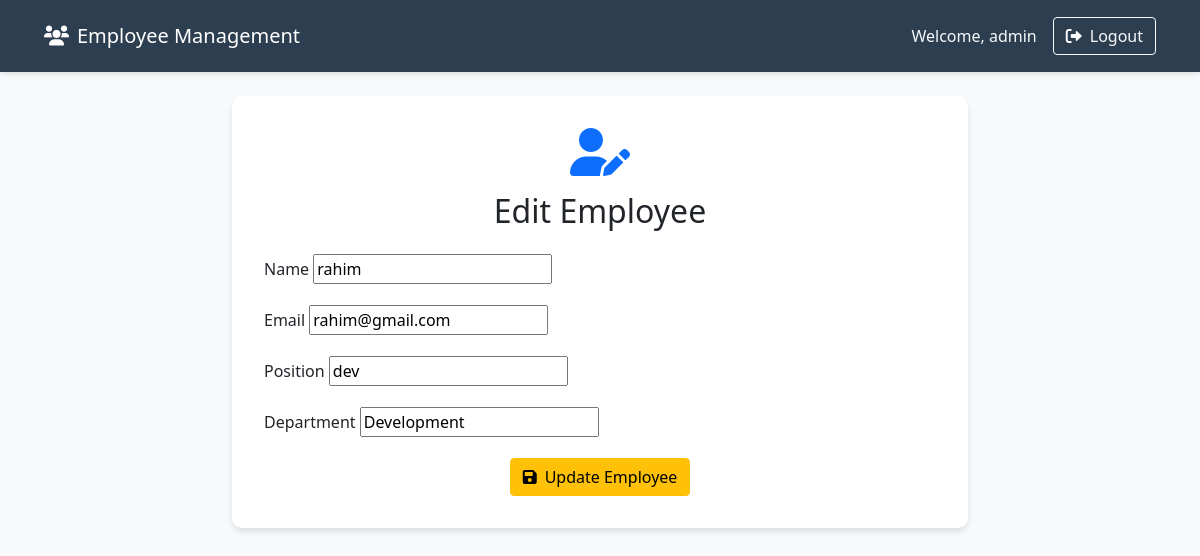
Page /employees/edit/5/ (signed in) on the committed database.
### employees/models.py (models this page shows, shortened)
class Employee(models.Model):
    name = models.CharField(max_length=100)
    email = models.EmailField(unique=True)
    position = models.CharField(max_length=100)
    department = models.CharField(max_length=100)
    date_joined = models.DateField(auto_now_add=True)

### employees/views.py (the view)
# urls.py: path('employees/edit/<int:pk>/', views.edit_employee, name='edit_employee'),
@login_required
def edit_employee(request, pk):
    employee = get_object_or_404(Employee, pk=pk)
    if request.method == 'POST':
        form = EmployeeForm(request.POST, instance=employee)
        if form.is_valid():
            form.save()
            return redirect('employee_list')
    else:
        form = EmployeeForm(instance=employee)
    return render(request, 'employees/edit_employee.html', {'form': form})

### employees/forms.py
class EmployeeForm(forms.ModelForm):
    class Meta:
        model = Employee
        fields = ['name', 'email', 'position', 'department']

### employees/templates/employees/edit_employee.html (shortened to what this page needs)
{% extends 'employees/base.html' %}
{% block content %}
<div class="row justify-content-center">
    <div class="col-md-8">
        <div class="form-container">
            <div class="text-center mb-4">
                <i class="fas fa-user-edit fa-3x text-primary"></i>
                <h2 class="mt-3">Edit Employee</h2>
            </div>
            <form method="post">
                {% for field in form %}
                <div class="mb-3">
                    <label for="{{ field.id_for_label }}" class="form-label">{{ field.label }}</label>
                    {{ field }}
                </div>
                {% endfor %}
                <div class="text-center">
                    <button type="submit" class="btn btn-warning">
                        <i class="fas fa-save me-2"></i>Update Employee
                    </button>
                </div>
            </form>
        </div>
    </div>
</div>
{% endblock %}

### employees/templates/employees/base.html (shortened to what this page needs)
<!DOCTYPE html>
<html>
<head>
    <link href="https://cdn.jsdelivr.net/npm/bootstrap@5.1.3/dist/css/bootstrap.min.css" rel="stylesheet">
    <link href="https://cdnjs.cloudflare.com/ajax/libs/font-awesome/6.0.0/css/all.min.css" rel="stylesheet">
</head>
<body>
    <nav class="navbar navbar-expand-lg navbar-dark">
        <div class="container">
            <a class="navbar-brand" href="{% url 'home' %}">
                <i class="fas fa-users me-2"></i>Employee Management
            </a>
            {% if user.is_authenticated %}
            <div class="d-flex align-items-center">
                <span class="text-light me-3">Welcome, {{ user.username }}</span>
                <a href="{% url 'logout' %}" class="btn btn-outline-light">
                    <i class="fas fa-sign-out-alt me-2"></i>Logout
                </a>
            </div>
            {% endif %}
        </div>
    </nav>
    <div class="container mt-4">
        {% block content %}
        {% endblock %}
    </div>
</body>
</html>

### employees/templates/employees/base.html (style rules this page uses)
:root { --primary-color: #2c3e50; --secondary-color: #3498db; }
body { background-color: #f8f9fa; font-family: 'Segoe UI', Tahoma, Geneva, Verdana, sans-serif; }
.navbar { background-color: var(--primary-color) !important; box-shadow: 0 2px 4px rgba(0,0,0,0.1); padding: 1rem 2rem; }
.form-container { background-color: white; padding: 2rem; border-radius: 10px; box-shadow: 0 4px 6px rgba(0,0,0,0.1); }

### rows in the picture
Employee: form "rahim" "rahim@gmail.com" "dev" "Development"

### other values in the picture
{{ user.username }} "admin"
{{ field.label }} "Name" "Email" "Position" "Department"
